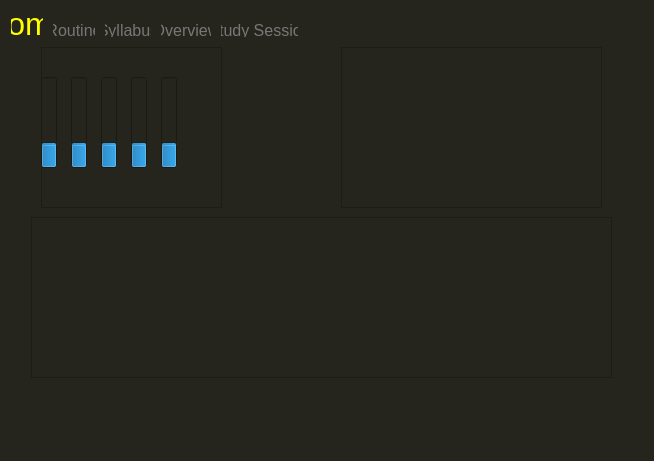
<?xml version="1.0" encoding="UTF-8"?>
<ui version="4.0">
 <class>HomePage</class>
 <widget class="QWidget" name="HomePage">
  <property name="geometry">
   <rect>
    <x>0</x>
    <y>0</y>
    <width>654</width>
    <height>461</height>
   </rect>
  </property>
  <property name="windowTitle">
   <string>Form</string>
  </property>
  <property name="styleSheet">
   <string notr="true">background-color: rgb(37, 37, 29);</string>
  </property>
  <layout class="QVBoxLayout" name="verticalLayout">
   <item>
    <widget class="QTabWidget" name="tabWidget">
     <property name="contextMenuPolicy">
      <enum>Qt::ContextMenuPolicy::DefaultContextMenu</enum>
     </property>
     <property name="styleSheet">
      <string notr="true">QTabBar::tab:!selected:hover
{
	color: #aaaaaa;
}
QTabBar::tab
{
	padding-right: 10px;
}
QTabBar::tab:!selected
{
    font-size: 16px;
    font-family: 'Inter';
    color: #777777;
	padding-top: 12px;
	padding-bottom: 0px;
}
QTabBar::tab:selected
{
    font: 600 9pt &quot;Inter&quot;;
    font-size: 32px;
    color: #FFFF00;
}
QTabWidget::pane, QTabBar::tab
{
    background-color: rgb(37, 37, 29);
    border: none;
}</string>
     </property>
     <property name="currentIndex">
      <number>0</number>
     </property>
     <property name="elideMode">
      <enum>Qt::TextElideMode::ElideNone</enum>
     </property>
     <property name="documentMode">
      <bool>false</bool>
     </property>
     <property name="movable">
      <bool>false</bool>
     </property>
     <property name="tabBarAutoHide">
      <bool>false</bool>
     </property>
     <widget class="QWidget" name="homeTab">
      <attribute name="title">
       <string>Home</string>
      </attribute>
      <widget class="QFrame" name="frame">
       <property name="geometry">
        <rect>
         <x>30</x>
         <y>10</y>
         <width>181</width>
         <height>161</height>
        </rect>
       </property>
       <property name="frameShape">
        <enum>QFrame::Shape::StyledPanel</enum>
       </property>
       <property name="frameShadow">
        <enum>QFrame::Shadow::Raised</enum>
       </property>
       <widget class="QProgressBar" name="progressBar_5">
        <property name="geometry">
         <rect>
          <x>120</x>
          <y>30</y>
          <width>16</width>
          <height>91</height>
         </rect>
        </property>
        <property name="value">
         <number>24</number>
        </property>
        <property name="orientation">
         <enum>Qt::Orientation::Vertical</enum>
        </property>
        <property name="invertedAppearance">
         <bool>false</bool>
        </property>
        <property name="textDirection">
         <enum>QProgressBar::Direction::TopToBottom</enum>
        </property>
       </widget>
       <widget class="QProgressBar" name="progressBar">
        <property name="geometry">
         <rect>
          <x>0</x>
          <y>30</y>
          <width>16</width>
          <height>91</height>
         </rect>
        </property>
        <property name="value">
         <number>24</number>
        </property>
        <property name="orientation">
         <enum>Qt::Orientation::Vertical</enum>
        </property>
        <property name="invertedAppearance">
         <bool>false</bool>
        </property>
        <property name="textDirection">
         <enum>QProgressBar::Direction::TopToBottom</enum>
        </property>
       </widget>
       <widget class="QProgressBar" name="progressBar_4">
        <property name="geometry">
         <rect>
          <x>90</x>
          <y>30</y>
          <width>16</width>
          <height>91</height>
         </rect>
        </property>
        <property name="value">
         <number>24</number>
        </property>
        <property name="orientation">
         <enum>Qt::Orientation::Vertical</enum>
        </property>
        <property name="invertedAppearance">
         <bool>false</bool>
        </property>
        <property name="textDirection">
         <enum>QProgressBar::Direction::TopToBottom</enum>
        </property>
       </widget>
       <widget class="QProgressBar" name="progressBar_3">
        <property name="geometry">
         <rect>
          <x>60</x>
          <y>30</y>
          <width>16</width>
          <height>91</height>
         </rect>
        </property>
        <property name="value">
         <number>24</number>
        </property>
        <property name="orientation">
         <enum>Qt::Orientation::Vertical</enum>
        </property>
        <property name="invertedAppearance">
         <bool>false</bool>
        </property>
        <property name="textDirection">
         <enum>QProgressBar::Direction::TopToBottom</enum>
        </property>
       </widget>
       <widget class="QProgressBar" name="progressBar_2">
        <property name="geometry">
         <rect>
          <x>30</x>
          <y>30</y>
          <width>16</width>
          <height>91</height>
         </rect>
        </property>
        <property name="value">
         <number>24</number>
        </property>
        <property name="orientation">
         <enum>Qt::Orientation::Vertical</enum>
        </property>
        <property name="invertedAppearance">
         <bool>false</bool>
        </property>
        <property name="textDirection">
         <enum>QProgressBar::Direction::TopToBottom</enum>
        </property>
       </widget>
      </widget>
      <widget class="QFrame" name="frame_2">
       <property name="geometry">
        <rect>
         <x>330</x>
         <y>10</y>
         <width>261</width>
         <height>161</height>
        </rect>
       </property>
       <property name="frameShape">
        <enum>QFrame::Shape::StyledPanel</enum>
       </property>
       <property name="frameShadow">
        <enum>QFrame::Shadow::Raised</enum>
       </property>
      </widget>
      <widget class="QFrame" name="frame_3">
       <property name="geometry">
        <rect>
         <x>20</x>
         <y>180</y>
         <width>581</width>
         <height>161</height>
        </rect>
       </property>
       <property name="frameShape">
        <enum>QFrame::Shape::StyledPanel</enum>
       </property>
       <property name="frameShadow">
        <enum>QFrame::Shadow::Raised</enum>
       </property>
      </widget>
     </widget>
     <widget class="QWidget" name="tab_2">
      <attribute name="title">
       <string>Routine</string>
      </attribute>
     </widget>
     <widget class="QWidget" name="tab_5">
      <attribute name="title">
       <string>Syllabus</string>
      </attribute>
     </widget>
     <widget class="QWidget" name="tab_6">
      <attribute name="title">
       <string>Overview</string>
      </attribute>
     </widget>
     <widget class="QWidget" name="tab_7">
      <attribute name="title">
       <string>Study Session</string>
      </attribute>
     </widget>
    </widget>
   </item>
  </layout>
 </widget>
 <resources/>
 <connections/>
</ui>
